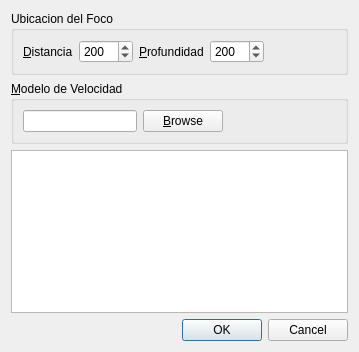
<ui version="4.0" >
 <class>LoadModel</class>
 <widget class="QDialog" name="LoadModel" >
  <property name="geometry" >
   <rect>
    <x>0</x>
    <y>0</y>
    <width>359</width>
    <height>352</height>
   </rect>
  </property>
  <property name="windowTitle" >
   <string>Cargar Modelo</string>
  </property>
  <layout class="QGridLayout" name="gridLayout" >
   <item row="0" column="0" >
    <widget class="QGroupBox" name="groupBox" >
     <property name="title" >
      <string>Ubicacion del Foco</string>
     </property>
     <layout class="QHBoxLayout" name="horizontalLayout_4" >
      <item>
       <layout class="QHBoxLayout" name="horizontalLayout" >
        <item>
         <widget class="QLabel" name="label" >
          <property name="text" >
           <string>&amp;Distancia</string>
          </property>
          <property name="buddy" >
           <cstring>xsSpinBox</cstring>
          </property>
         </widget>
        </item>
        <item>
         <widget class="QSpinBox" name="xsSpinBox" >
          <property name="maximum" >
           <number>1000</number>
          </property>
          <property name="singleStep" >
           <number>100</number>
          </property>
          <property name="value" >
           <number>200</number>
          </property>
         </widget>
        </item>
        <item>
         <widget class="QLabel" name="label_2" >
          <property name="text" >
           <string>&amp;Profundidad</string>
          </property>
          <property name="buddy" >
           <cstring>zsSpinBox</cstring>
          </property>
         </widget>
        </item>
        <item>
         <widget class="QSpinBox" name="zsSpinBox" >
          <property name="maximum" >
           <number>1000</number>
          </property>
          <property name="singleStep" >
           <number>100</number>
          </property>
          <property name="value" >
           <number>200</number>
          </property>
         </widget>
        </item>
        <item>
         <spacer name="horizontalSpacer" >
          <property name="orientation" >
           <enum>Qt::Horizontal</enum>
          </property>
          <property name="sizeHint" stdset="0" >
           <size>
            <width>413</width>
            <height>17</height>
           </size>
          </property>
         </spacer>
        </item>
       </layout>
      </item>
     </layout>
    </widget>
   </item>
   <item row="1" column="0" >
    <widget class="QGroupBox" name="groupBox_3" >
     <property name="title" >
      <string>&amp;Modelo de Velocidad</string>
     </property>
     <layout class="QHBoxLayout" name="horizontalLayout_3" >
      <item>
       <layout class="QHBoxLayout" name="horizontalLayout_2" >
        <item>
         <widget class="QLineEdit" name="sourceFileEdit" />
        </item>
        <item>
         <widget class="QPushButton" name="browseButton" >
          <property name="sizePolicy" >
           <sizepolicy vsizetype="Fixed" hsizetype="Fixed" >
            <horstretch>0</horstretch>
            <verstretch>0</verstretch>
           </sizepolicy>
          </property>
          <property name="text" >
           <string>&amp;Browse</string>
          </property>
          <property name="shortcut" >
           <string>Alt+B</string>
          </property>
         </widget>
        </item>
        <item>
         <spacer name="horizontalSpacer_2" >
          <property name="orientation" >
           <enum>Qt::Horizontal</enum>
          </property>
          <property name="sizeHint" stdset="0" >
           <size>
            <width>40</width>
            <height>20</height>
           </size>
          </property>
         </spacer>
        </item>
       </layout>
      </item>
     </layout>
    </widget>
   </item>
   <item row="2" column="0" >
    <widget class="QTextEdit" name="propagationModelTextEdit" />
   </item>
   <item row="3" column="0" >
    <widget class="QDialogButtonBox" name="propagationModelButtonBox" >
     <property name="standardButtons" >
      <set>QDialogButtonBox::Cancel|QDialogButtonBox::Ok</set>
     </property>
    </widget>
   </item>
  </layout>
 </widget>
 <resources/>
 <connections/>
</ui>
